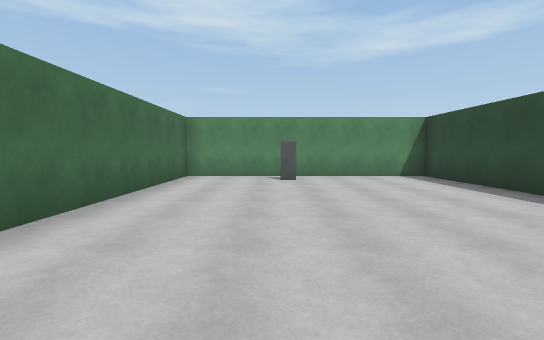
[1] (above)

23 first-person views from a walk through a Unity game level. The camera is 1.5 m above the floor, tilts 4° down and sees 90° across. The floor is counted in squares, 2 m on a side. Each view is taken from the middle of a square. On the plan, view 1 faces up. The plan holds only what a view shows up to about 10 squares ahead; the rest is blank. The place goes on beyond the plan. The player character is not drawn.

[2]
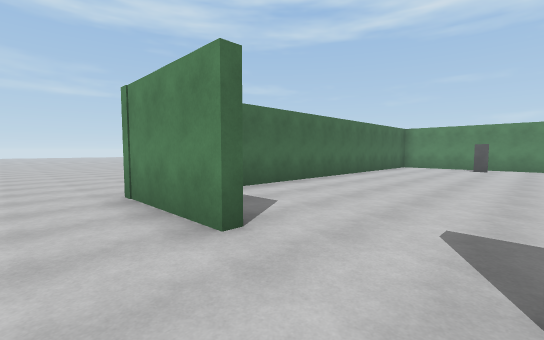

[3]
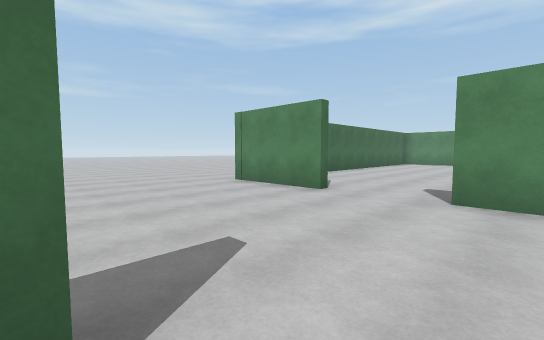

[4]
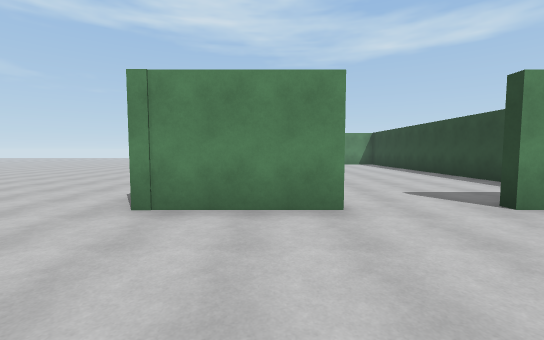

[5]
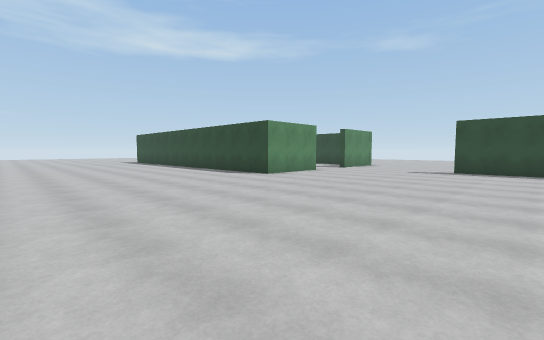

[6]
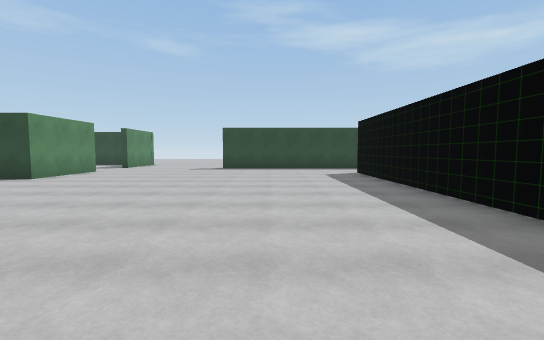

[7]
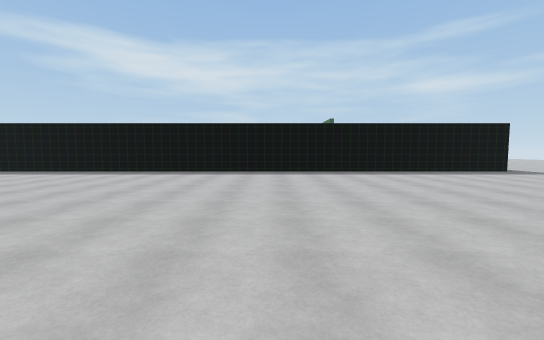

[8]
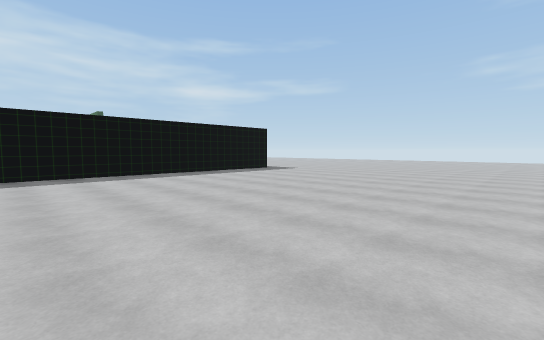

[9]
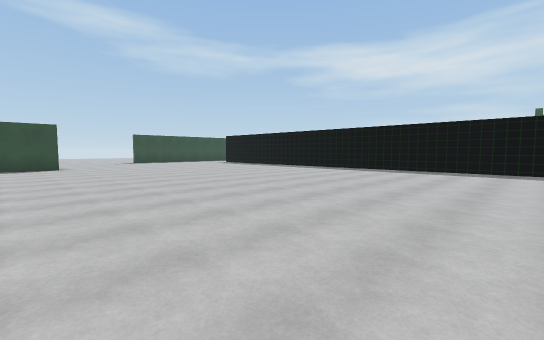

[10]
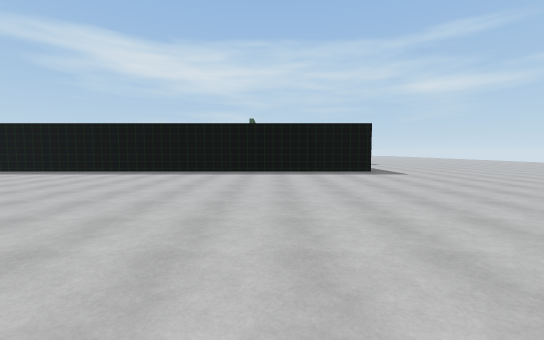

[11]
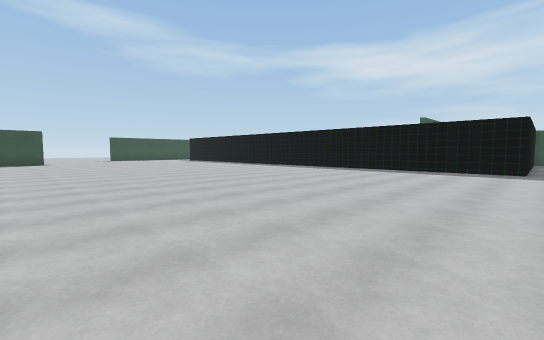

[12]
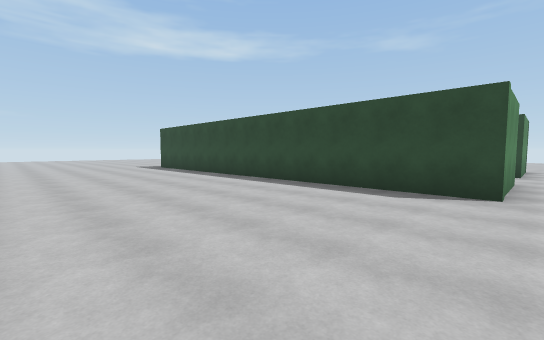

[13]
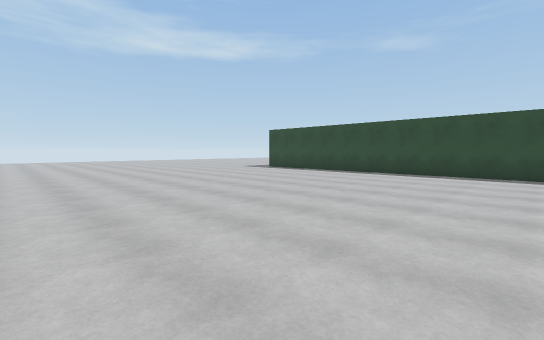

[14]
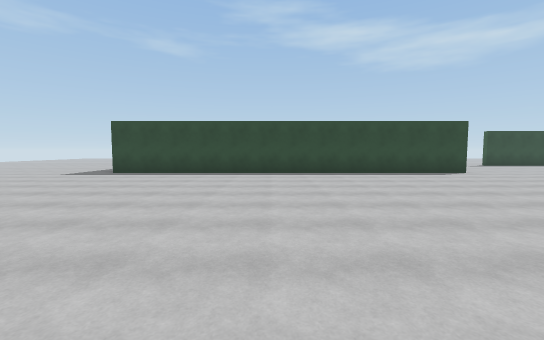

[15]
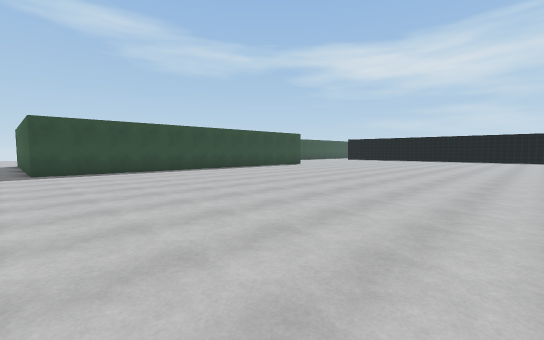

[16]
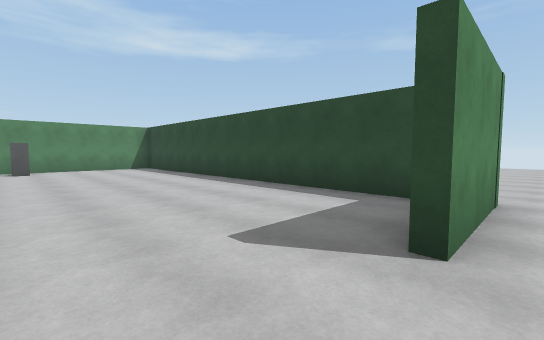

[17]
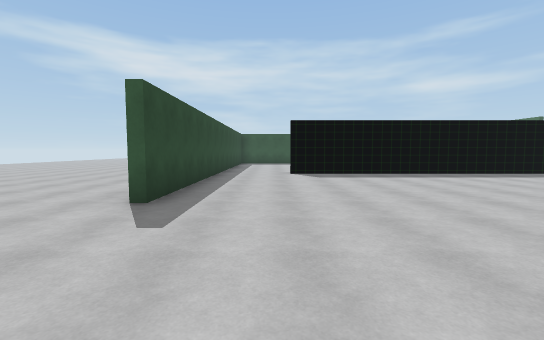

[18]
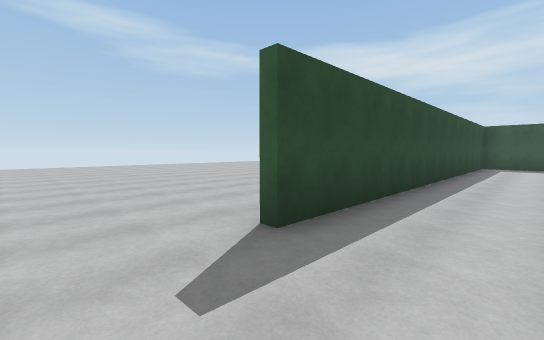

[19]
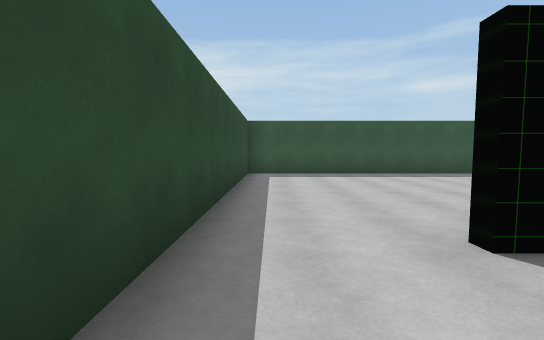

[20]
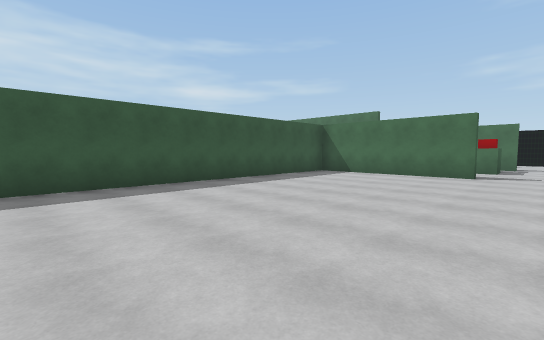

[21]
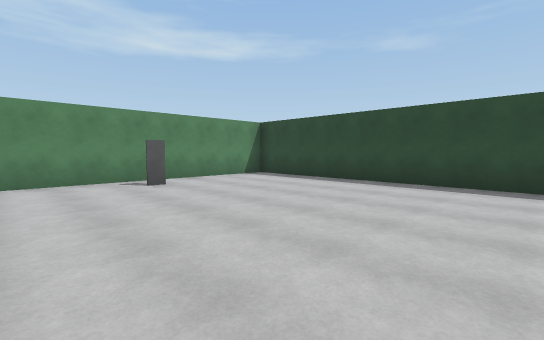

[22]
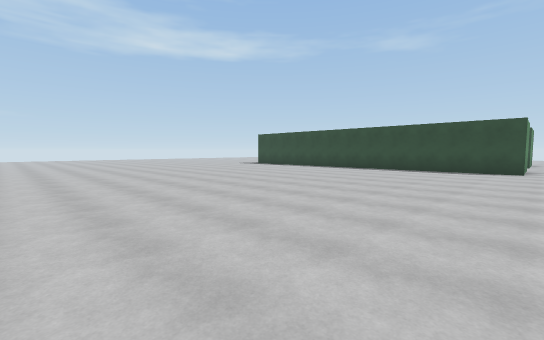

[23]
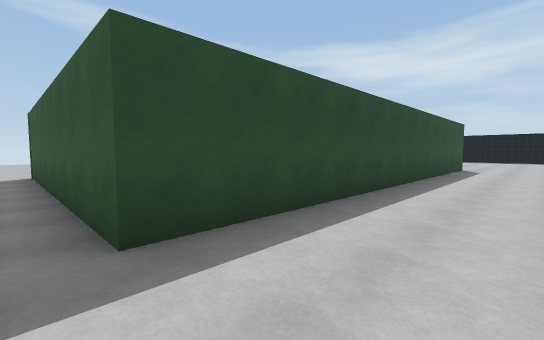

### Floor plan
Points are (right, up) in squares from view 1. A wall is a line through its corners. A room is listed if a view was taken in it or the views show most of it. See-through windows are left out.
Room 1 (views 1, 2, 3, 4, 5, 6, 7, 8, 9, 10, 11, 12, 13, 14, 15, 16, 17, 18, 19, 21, 22, 23)
walls: (0, -3.6) (-2.8, -3.6) (-2.8, 8.4) (4.9, 8.4); (0.8, 7) (0.1, 7); (3.5, -3.6) (2, -3.6); (4.6, -2.6) (4.6, 8.2) (-2.5, 8.2) (-2.5, -1.4); (1.8, -13.4) (1.8, -7.9); (-20.7, -12.9) (-0.5, -12.9)
ways out: opening at (0.5, -13) to room 2; opening at (3, -6); opening at (5, 9)
Room 2 (view 20)
walls: (-10.9, -15.2) (-10.9, -19.4); (-10.1, -20.1) (1.8, -20.1) (1.8, -13.4)
ways out: opening at (0.5, -13) to room 1; opening at (-11, -14.5)

Positions as (right, up) in squares from view 1, and headings:
1: (0, 0), facing up
2: (2, -5), facing up-left
3: (3, -8), facing up-left
4: (-1, -7), facing up
5: (-9, -10), facing up-right
6: (-10, -10), facing right
7: (-12, -3), facing down
8: (-12, -4), facing down-left
9: (-16, -2), facing down-right
10: (-17, -3), facing down
11: (-21, -2), facing down-right
12: (-8, -4), facing up-right
13: (-12, -1), facing up-right
14: (-12, 3), facing right
15: (-13, 9), facing down-right
16: (0, -4), facing up-right
17: (0, -4), facing down
18: (0, -6), facing down-right
19: (1, -11), facing down
20: (-2, -14), facing down-left
21: (-2, 1), facing up-right
22: (-14, -4), facing up-right
23: (-5, 9), facing down-right
